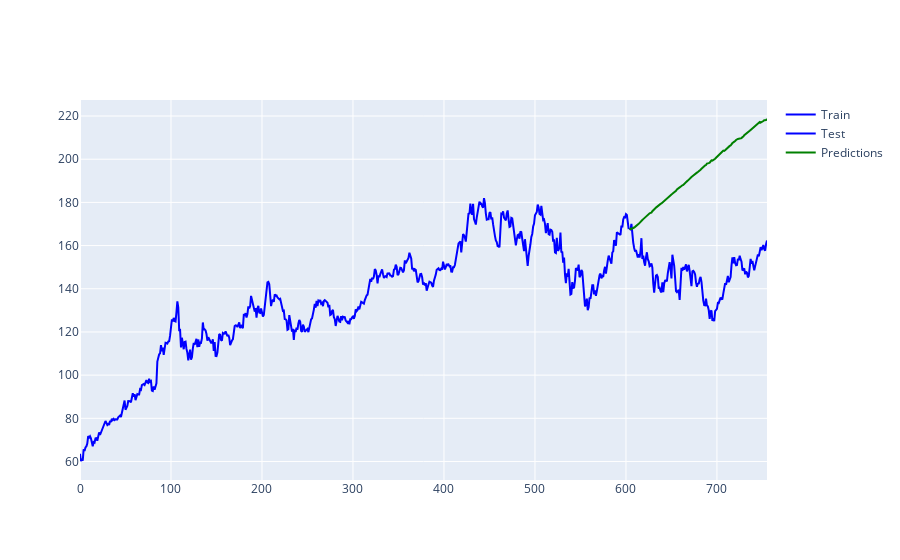

Source (notebook cell):
### Code cell
# Create a new figure
fig = go.Figure()

# Add a line for the train data
fig.add_trace(go.Scatter(x=np.arange(len(train)), y=train, mode='lines', name='Train', line=dict(color='blue')))

# Add a line for the test data
fig.add_trace(go.Scatter(x=np.arange(len(train), len(train) + len(test)), y=test, mode='lines', name='Test', line=dict(color='blue')))

# Add a line for the predictions
fig.add_trace(go.Scatter(x=np.arange(len(train), len(train) + len(test)), y=np.array(newpreds), mode='lines', name='Predictions', line=dict(color='green')))

# Show the figure
fig.show()

### Figure 1 — Plotly figure (JSON) as saved in the notebook; plotly's stock layout.template omitted (floating-point values rounded to 4 significant figures; data arrays with more than 128 entries replaced by an {"elided": "..."} marker saying what was removed)
{"data": [{"line": {"color": "blue"}, "mode": "lines", "name": "Train", "type": "scatter", "x": {"elided": "604 int values"}, "y": {"elided": "604 float values"}}, {"line": {"color": "blue"}, "mode": "lines", "name": "Test", "type": "scatter", "x": {"elided": "152 int values"}, "y": {"elided": "152 float values"}}, {"line": {"color": "green"}, "mode": "lines", "name": "Predictions", "type": "scatter", "x": {"elided": "152 int values"}, "y": {"elided": "152 float values"}}], "layout": {}}
